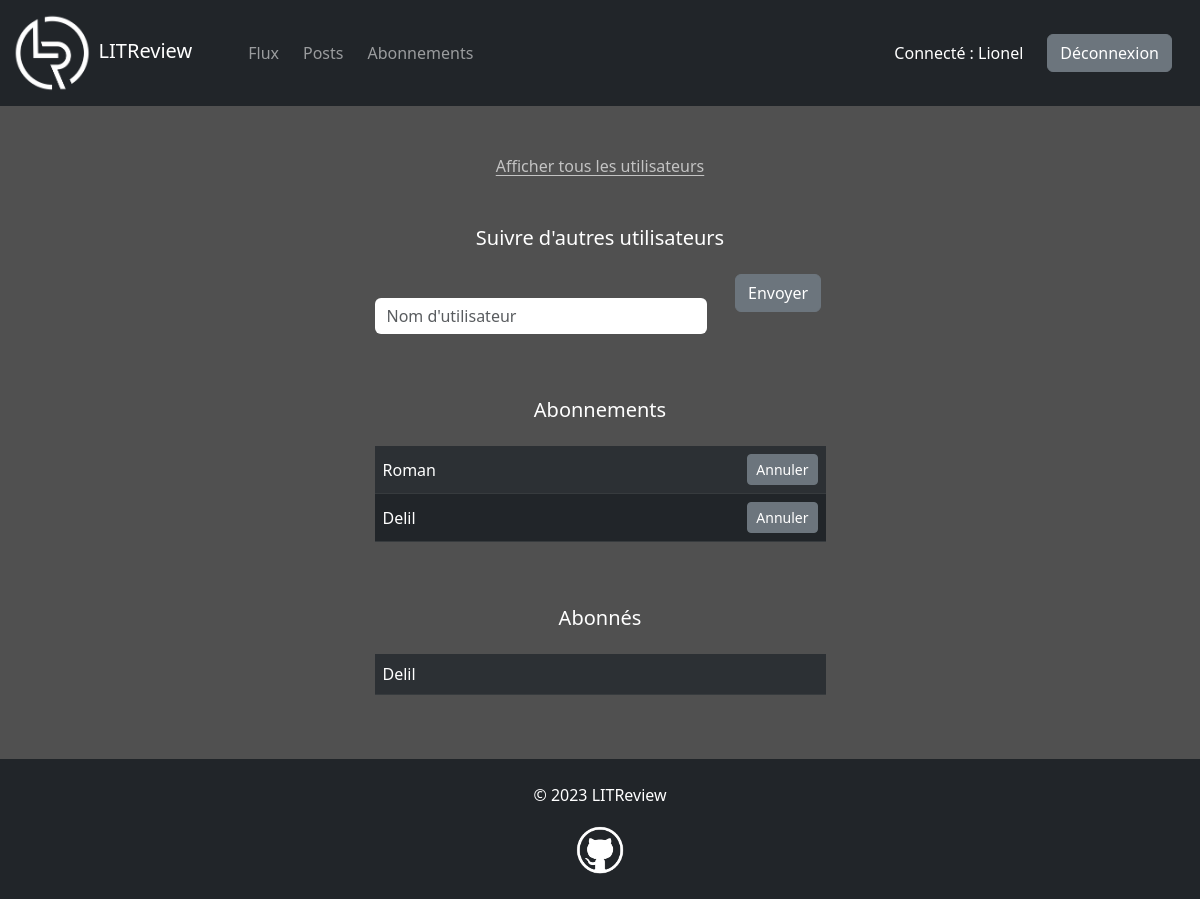
Screenshot of /abonnements/ (signed in) with the database file from the repository.
### accounts/models.py (models this page shows)
class User(AbstractUser):
    pass

### reviews/models.py (models this page shows, shortened)
class Subscription(models.Model):
    user = models.ForeignKey(to=settings.AUTH_USER_MODEL, on_delete=models.CASCADE, related_name="following")
    followed_user = models.ForeignKey(to=settings.AUTH_USER_MODEL, on_delete=models.CASCADE, related_name="followed_by")
    class Meta:
        unique_together = ["user", "followed_user"]

### reviews/views.py (the view, shortened to what this page needs)
# urls.py: path("abonnements/", views.subscriptions, name="subscriptions"),
@login_required
def subscriptions(request):
    form = SubscriptionForm()
    users = User.objects.all().order_by("username")
    context = {"form": form, "users": users, "error_message": None}
    return render(request, "reviews/subscriptions.html", context)

### reviews/forms.py
class SubscriptionForm(forms.Form):
    username = forms.CharField(label="", widget=forms.TextInput(attrs={"placeholder": "Nom d'utilisateur"}))

### reviews/templates/reviews/subscriptions.html (shortened to what this page needs)
{% extends "base.html" %}
{% load bootstrap5 %}
{% block content %}
<p class="text-center mb-5">
    <a href="#" data-bs-toggle="modal" data-bs-target="#user-list-modal">Afficher tous les utilisateurs</a>
</p>
<div class="row justify-content-center">
    <div class="col-sm-9 col-md-7 col-lg-6 col-xl-5 col-xxl-4">
        <h5 class="text-center text-white mb-4">Suivre d'autres utilisateurs</h5>
        <form method="POST">
            <div class="row">
                <div class="col-sm-9">
                    {% bootstrap_form form bound_css_class="" %}
                </div>
                <div class="col-sm-3 text-center">
                    <button class="btn btn-secondary" type="submit">Envoyer</button>
                </div>
            </div>
        </form>
    </div>
</div>
<div class="row justify-content-center">
    <div class="col-sm-9 col-md-7 col-lg-6 col-xl-5 col-xxl-4">
        <h5 class="text-center text-white mt-5 mb-4">Abonnements</h5>
        <table class="table table-dark table-striped">
            <tbody>
                {% for subscription in user.following.all %}
                <tr class="align-middle">
                    <td>{{ subscription.followed_user }}</td>
                    <td class="text-end">
                        <a class="btn btn-sm btn-secondary" href="{% url 'unsubscribe' subscription.followed_user.pk %}">Annuler</a>
                    </td>
                </tr>
                {% empty %}
                <p class="text-center"><small>Vous n'êtes abonné à aucun utilisateur.</small></p>
                {% endfor %}
            </tbody>
        </table>
    </div>
</div>
<div class="row justify-content-center">
    <div class="col-sm-9 col-md-7 col-lg-6 col-xl-5 col-xxl-4">
        <h5 class="text-center text-white mt-5 mb-4">Abonnés</h5>
        <table class="table table-dark table-striped">
            <tbody>
                {% for subscription in user.followed_by.all %}
                <tr>
                    <td>{{ subscription.user }}</td>
                </tr>
                {% empty %}
                <p class="text-center"><small>Vous n'avez aucun abonné.</small></p>
                {% endfor %}
            </tbody>
        </table>
    </div>
</div>
{% endblock content %}

### templates/base.html (shortened to what this page needs)
<!DOCTYPE html>
{% load static %}
<html lang="fr">
<head>
    <link
    href="https://cdn.jsdelivr.net/npm/bootstrap@5.3.0-alpha1/dist/css/bootstrap.min.css"
    rel="stylesheet"
>
    <link rel="stylesheet" href="{% static 'css/style.css' %}">
</head>
<body>
    <div id="main-container">
        <nav class="navbar navbar-dark bg-dark navbar-expand-lg" data-bs-theme="dark">
            <div class="container-fluid">
                <a class="navbar-brand me-5" href="">
                    <img id="litreview-logo" src="{% static 'img/logos/litreview-logo.png' %}" alt="logo">
                    LITReview
                </a>
                {% if user.is_authenticated %}
                <div class="collapse navbar-collapse" id="navbar">
                    <ul class="navbar-nav me-auto mb-2 mb-lg-0">
                        <li>
                            <a class="nav-link me-2" href="{% url 'feed' %}">Flux</a>
                        </li>
                        <li>
                            <a class="nav-link me-2" href="{% url 'posts' %}">Posts</a>
                        </li>
                        <li>
                            <a class="nav-link me-2" href="{% url 'subscriptions' %}">Abonnements</a>
                        </li>
                    </ul>
                    <p class="text-white mt-3 me-4">Connecté : {{ user.username }}</p>
                    <a class="btn btn-secondary me-3 my-2" href="{% url 'logout' %}">Déconnexion</a>
                </div>
                {% endif %}
            </div>
        </nav>
        <div class="container mt-5">
            {% block content %}
            {% endblock content %}
        </div>
    </div>
    <footer class="bg-dark mt-5">
        <p class="text-white text-center pt-4">&copy; <span>{% now "Y" %}</span> LITReview</p>
        <p class="text-center">
            <a href="https://github.com/romansainthilaire" target="_blank">
                <img id="github-logo" src="{% static 'img/logos/github-logo.png' %}" alt="">
            </a>
        </p>
    </footer>
</body>
</html>

### static/css/style.css (style rules this page uses)
body { background-color: rgb(80, 80, 80); }
#main-container { min-height: calc(100vh - 140px); }
footer { height: 140px; }
#litreview-logo { max-height: 80px; }
#github-logo { max-height: 50px; margin-top: 2px; margin-bottom: 2px; }
label, input { color: white; }
a { color: rgb(195, 195, 195); text-underline-offset: 3px; }
.form-control, .form-select { border: none; }

### rows the page displays
User: username "Lionel"
Subscription: followed_user "Roman"
Subscription: followed_user "Delil"
Subscription: user "Delil"
